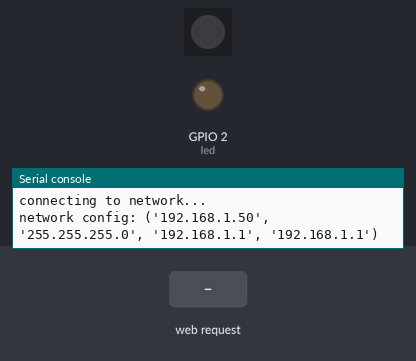
Recording of a program running on a simulated ESP32 board running MicroPython. On the bench: 1 RGB LEDs in strip order, left to right, output pins drawn as LEDs (lit = HIGH), the last lines printed to the serial console. The inputs (shaded band) are chosen by the test bench. Dim RGB values are drawn brighter than linear; WiFi joins after 1.5 s.

Above: at 4.7 s.
4.8 s: HTTP request GET /?led=on received
At 5.6 s:
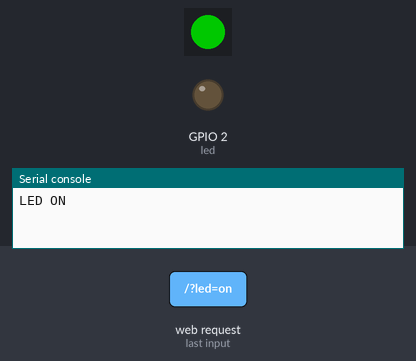
6.3 s: HTTP request GET /?led=off received
At 6.7 s:
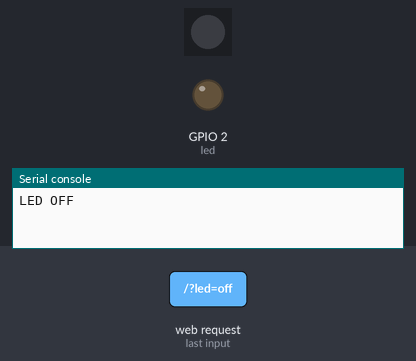
Timing chart, 0 to 9.3 s (numbered marks = the images above; inputs shaded):
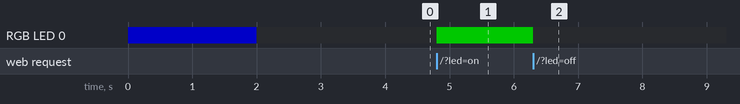

Measured:
- after the input at 4.8 s, RGB LED 0: off → RGB(0, 100, 0) at once
- after the input at 6.3 s, RGB LED 0: RGB(0, 100, 0) → off at once

The program:

21.py
```python
try:
  import usocket as socket
except:
  import socket
from machine import Pin
import network
import esp
esp.osdebug(None)
import gc
gc.collect()
import neopixel, time

np = neopixel.NeoPixel(Pin(14), 1)
def LEDzhasni():
    np[0] = (0, 0, 0, 0)
    np.write()

def LEDzasviet(R, G, B, Y):
    np[0] = (R, G, B, Y)
    np.write()

LEDzasviet(0, 0, 100, 128)
time.sleep(2)
LEDzhasni()

ssid = "UPC3921403"       #     'LetnaSkola-AP'  wifree
password ='Ym6uwaznRav4'        #'123456789'

"""station = network.WLAN(network.STA_IF)
station.active(True)
station.connect(ssid, password)
while station.isconnected() == False:
  pass

print('Connection successful')
print(station.ifconfig())   """

def do_connect():
    wlan = network.WLAN(network.STA_IF)
    wlan.active(True)
    if not wlan.isconnected():
        print('connecting to network...')
        wlan.connect(ssid, password)
        while not wlan.isconnected():
            pass
    print('network config:', wlan.ifconfig())


do_connect()

led = Pin(2, Pin.OUT)

def web_page():
  if led.value() == 1:
    gpio_state="ON"
  else:
    gpio_state="OFF"

  html = """<html><head> <title>ESP Web Server</title> <meta name="viewport" content="width=device-width, initial-scale=1">
  <link rel="icon" href="data:,"> <style>html{font-family: Helvetica; display:inline-block; margin: 0px auto; text-align: center;}
  h1{color: #0F3376; padding: 2vh;}p{font-size: 1.5rem;}.button{display: inline-block; background-color: #e7bd3b; border: none;
  border-radius: 4px; color: white; padding: 16px 40px; text-decoration: none; font-size: 30px; margin: 2px; cursor: pointer;}
  .button2{background-color: #4286f4;}</style></head><body> <h1>Letna skola 2024</h1>
  <p>GPIO state: <strong>""" + gpio_state + """</strong></p><p><a href="/?led=on"><button class="button">ON</button></a></p>
  <p><a href="/?led=off"><button class="button button2">OFF</button></a></p></body></html>"""
  return html

s = socket.socket(socket.AF_INET, socket.SOCK_STREAM)
s.bind(('', 80))
s.listen(5)

while True:
  conn, addr = s.accept()
  print('Got a connection from %s' % str(addr))
  request = conn.recv(1024)
  request = str(request)
  print('Content = %s' % request)
  led_on = request.find('/?led=on')
  led_off = request.find('/?led=off')
  if led_on == 6:
    print('LED ON')
    #led.value(1)
    LEDzasviet(0, 100, 0, 128)
  if led_off == 6:
    print('LED OFF')
    #led.value(0)
    LEDzhasni()
  response = web_page()
  conn.send('HTTP/1.1 200 OK\n')
  conn.send('Content-Type: text/html\n')
  conn.send('Connection: close\n\n')
  conn.sendall(response)
  conn.close()
```
